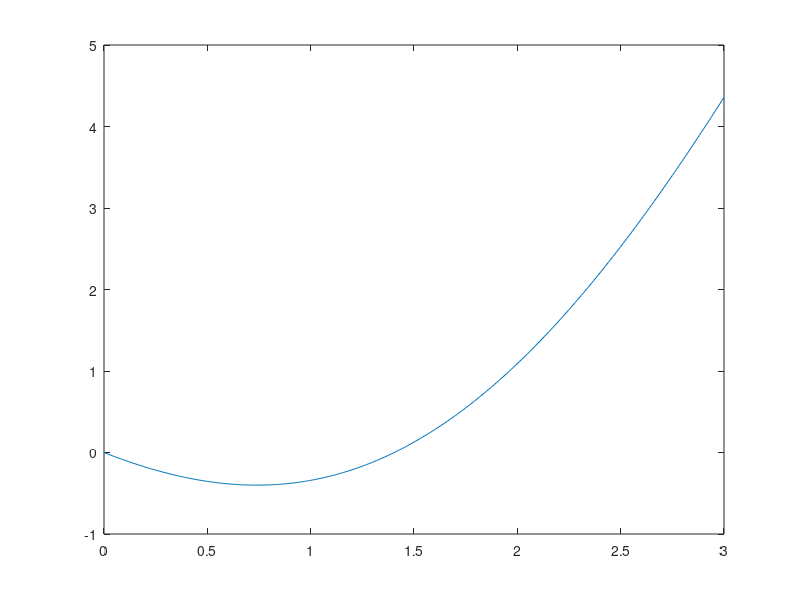

This figure's MATLAB source:
%Yongzuan Wu wu68 cs450 HW5 6.3 (b)
format long;
f=@(x) 0.5*x.^2-sin(x);
min=fminbnd(f,0,3);
disp('the minimun on interval [0,3] is ');
fprintf('%14.12f\n',min);
x=0:0.01:3;
y=f(x);
plot(x,y);
disp('the function is unimodel');
